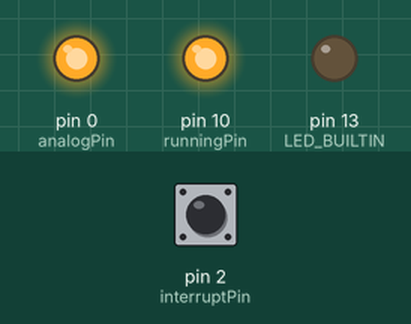
This sketch was run on a simulated Arduino Uno, built with avr-gcc and run on an emulated ATmega328P. On the bench: output pins drawn as LEDs (lit = HIGH). The inputs (shaded band) are chosen by the test bench; at power-on: pin 2 (interruptPin) HIGH.

Above: at 1.5 s.
1.6 s: pin 2 (interruptPin) pulled LOW for 0.15 s
At 3.5 s:
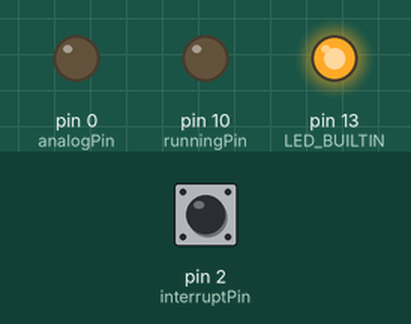
3.9 s: pin 2 (interruptPin) pulled LOW for 3.2 s
At 4.7 s:
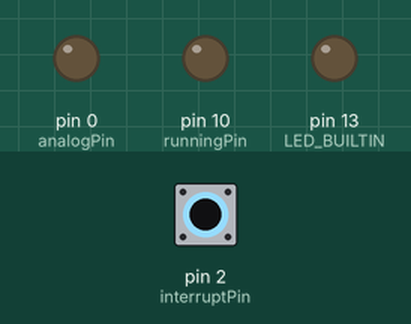
8.6 s: pin 2 (interruptPin) pulsed LOW 5 times (0.12 s each, 0.3 s apart)
At 11.4 s:
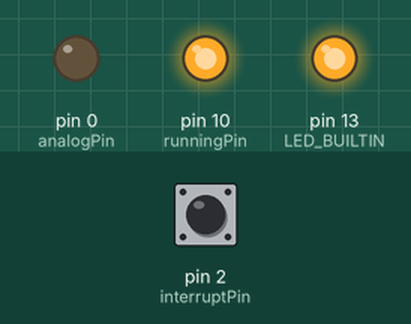
12.4 s: pin 2 (interruptPin) pulled LOW for 1 s
At 13.0 s:
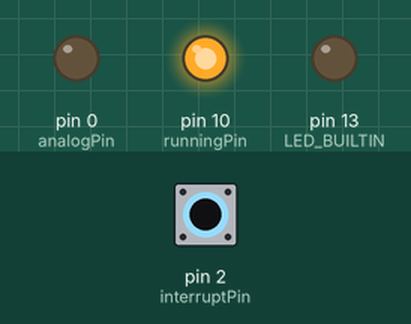
Timing chart, 0 to 15.4 s (numbered marks = the images above; inputs shaded):
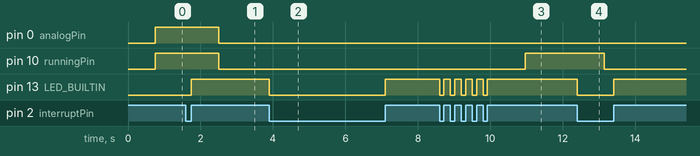

The sketch:

sketch_test1a_-_2023-11-10.ino
```cpp
//digitalWriteFast version 1.2.0
#include <digitalWriteFast.h>

const byte runningPin = 10;
const byte interruptPin = 2;
const byte analogPin = 0;
const byte BIT[] = {0b00000011, 0b00001100, 0b00110000, 0b11000000};
const byte ZERO = 0;

const unsigned long SLEEP_TIME = 250;

volatile unsigned long start_time = 0;
volatile byte light_intensity = 0XFF; //256

volatile bool start_flag = false;
volatile bool data_read_flag = false;

void setup() {
  // #################################################################################
  // put your setup code here, to run once:
  // #################################################################################

  // initialize digital pin LED_BUILTIN as an output
  pinMode(LED_BUILTIN, OUTPUT);

  // initialize digital output pin 0 as an ouput
  pinMode(analogPin, OUTPUT);

  // initialize digital output pin XXXX as an ouput
  pinMode(runningPin, OUTPUT);

  // initialize pin 2 as an input with the pull up resistor enabled
  pinModeFast(interruptPin, INPUT_PULLUP);

  // attach pin 2 to both a rising and falling interupt
  attachInterrupt(digitalPinToInterrupt(interruptPin), edgeDetection, CHANGE);

}//end setup

void loop() {
  // #################################################################################
  // put your main code here, to run repeatedly:
  // #################################################################################

  // BLOCK030 AND BLOCK080
  // BLOCK050
  if (((millis() - start_time) > (3 * SLEEP_TIME) && data_read_flag == false) ||
      ((millis() - start_time) > (9 * SLEEP_TIME) && data_read_flag == true)){

    start_flag = false;
    data_read_flag = false;

    // BLOCK006
    if (digitalReadFast(interruptPin) == LOW){

      analogWrite (analogPin, ZERO);
      digitalWrite(runningPin, LOW);

    }
    // BLOCK005 AND BLOCK008
    else {

      analogWrite (analogPin, light_intensity);

      if (light_intensity > 0)
      {
        digitalWrite(runningPin, HIGH);
      }
      else {
        digitalWrite(runningPin, LOW);
      }

    }

  } //end if

} // end loop

void edgeDetection() {
  // #################################################################################
  // code to run when a falling or rising edge is triggered:
  // #################################################################################

  if (digitalReadFast(interruptPin) == HIGH) {

    //RISING EDGE CODE:

    // BLOCK010
    // BLOCK070
    if ((start_flag == false && data_read_flag == false) ||
        (start_flag == true  && data_read_flag == false)){

      start_flag = true;
      light_intensity = 0;
      start_time = millis();

      //BLOCK001 AND BLOCK002
      //analogWrite (analogPin, light_intensity);

    } //if

    // BLOCK040
    else if (start_flag == true && data_read_flag == true){

      unsigned long elapse_time = millis() - start_time;

      if (elapse_time > SLEEP_TIME * 1.5 && elapse_time < SLEEP_TIME * 2.5){
        light_intensity += BIT[0];
      }
      else if (elapse_time > SLEEP_TIME * 3.5 && elapse_time < SLEEP_TIME * 4.5){
        light_intensity += BIT[1];
      }
      else if (elapse_time > SLEEP_TIME * 5.5 && elapse_time < SLEEP_TIME * 6.5){
        light_intensity += BIT[2];
      }
      else if (elapse_time > SLEEP_TIME * 7.5 && elapse_time < SLEEP_TIME * 8.5){
        light_intensity += BIT[3];
      }
    } //else if

    digitalWrite(LED_BUILTIN, HIGH);

  }

  else{

    // BLOCK020
    if (start_flag == true && data_read_flag == false){

      data_read_flag = true;

    }
    // BLOCK060
    else if (start_flag == false && data_read_flag == false){

      start_flag = true;
      start_time = millis();

    }

    digitalWrite(LED_BUILTIN, LOW);

  }

} // end edgeDetection
```

Measured:
- after the input at 1.6 s, pin 0 (analogPin), pin 10 (runningPin): HIGH → LOW after 0.90 s; pin 13 (LED_BUILTIN): LOW → HIGH after 0.15 s
- after the input at 3.9 s, pin 13 (LED_BUILTIN): HIGH → LOW at once, → HIGH 3.2 s later
- after the input at 8.6 s, pin 10 (runningPin): LOW → HIGH after 2.4 s; pin 13 (LED_BUILTIN): alternates HIGH for 0.18 s and LOW for 0.12 s, 10 changes in all, then stays HIGH, starting at once
- after the input at 12.4 s, pin 10 (runningPin): HIGH → LOW after 0.75 s; pin 13 (LED_BUILTIN): HIGH → LOW at once, → HIGH 1.0 s later
